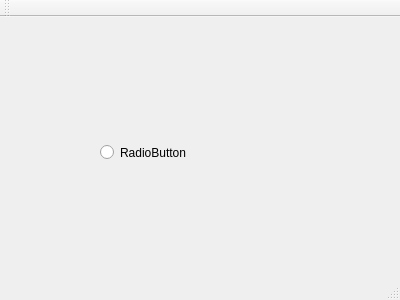
<?xml version="1.0" encoding="UTF-8"?>
<ui version="4.0">
 <class>MainWindow</class>
 <widget class="QMainWindow" name="MainWindow">
  <property name="geometry">
   <rect>
    <x>0</x>
    <y>0</y>
    <width>400</width>
    <height>300</height>
   </rect>
  </property>
  <property name="windowTitle">
   <string>MainWindow</string>
  </property>
  <widget class="QWidget" name="centralWidget">
   <widget class="QRadioButton" name="radioButton">
    <property name="geometry">
     <rect>
      <x>100</x>
      <y>80</y>
      <width>117</width>
      <height>111</height>
     </rect>
    </property>
    <property name="text">
     <string>RadioButton</string>
    </property>
   </widget>
  </widget>
  <widget class="QMenuBar" name="menuBar">
   <property name="geometry">
    <rect>
     <x>0</x>
     <y>0</y>
     <width>400</width>
     <height>25</height>
    </rect>
   </property>
  </widget>
  <widget class="QToolBar" name="mainToolBar">
   <attribute name="toolBarArea">
    <enum>TopToolBarArea</enum>
   </attribute>
   <attribute name="toolBarBreak">
    <bool>false</bool>
   </attribute>
  </widget>
  <widget class="QStatusBar" name="statusBar"/>
 </widget>
 <layoutdefault spacing="6" margin="11"/>
 <resources/>
 <connections/>
</ui>
